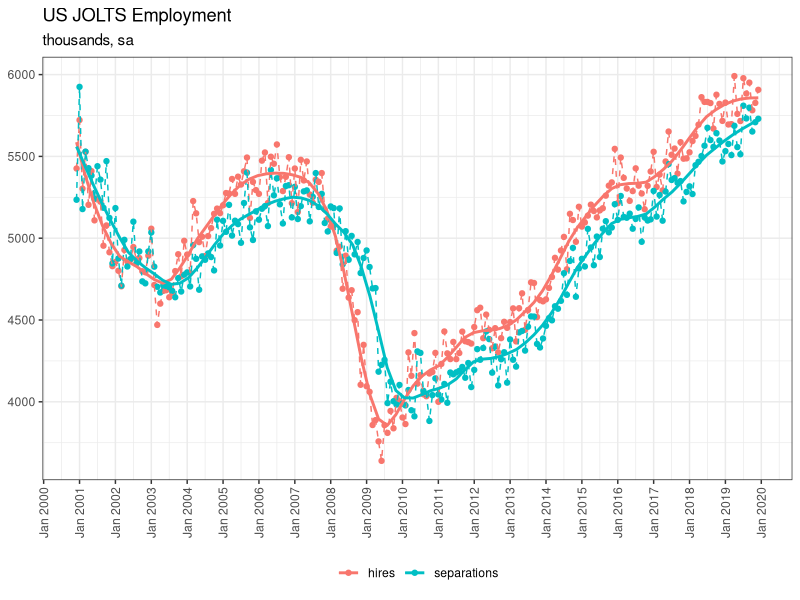
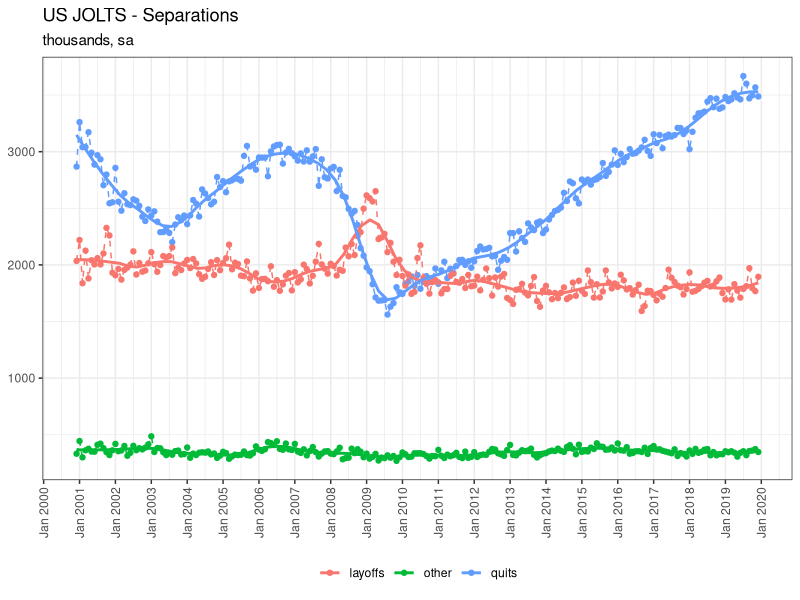
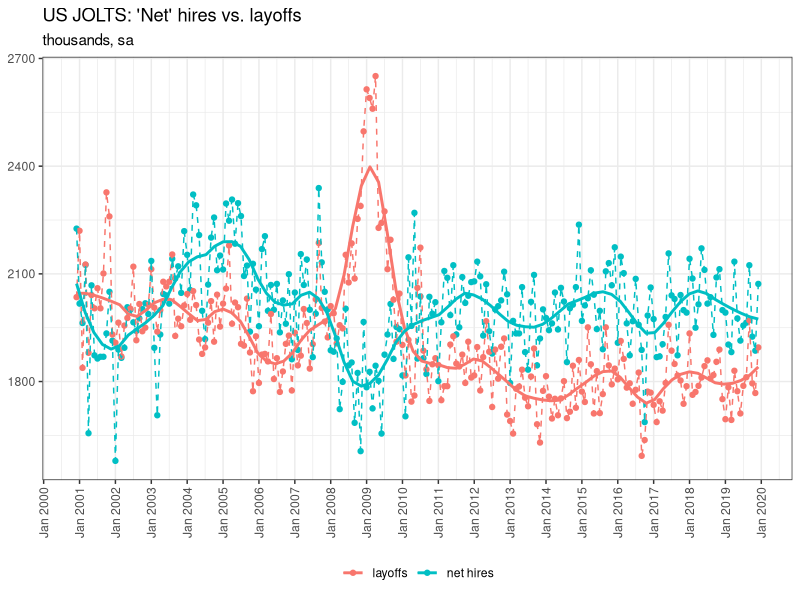
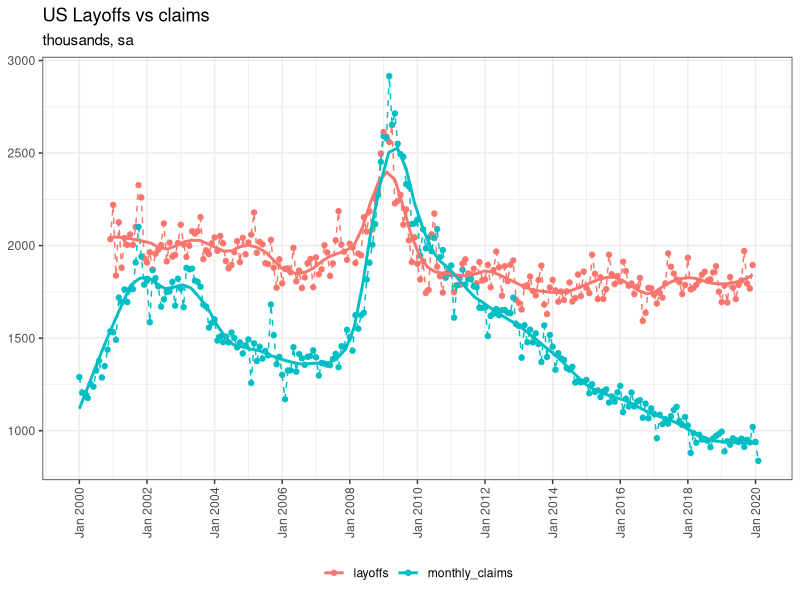
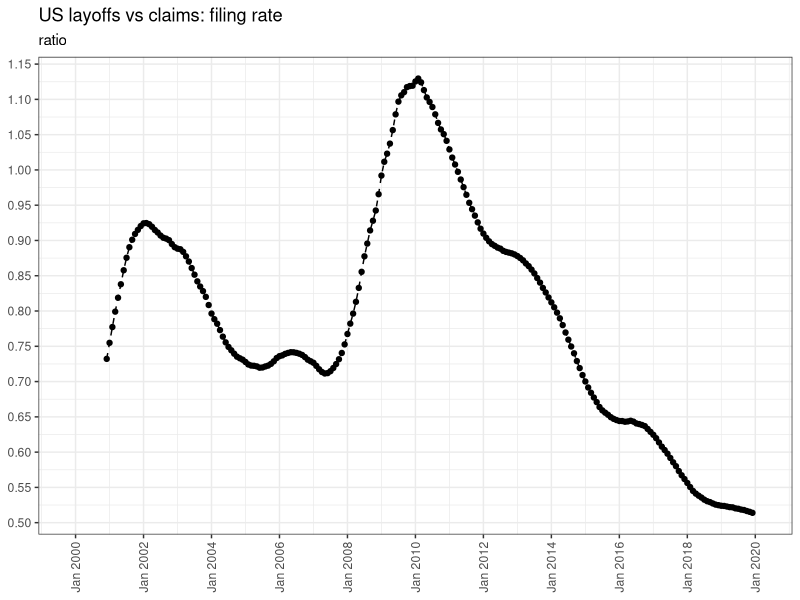
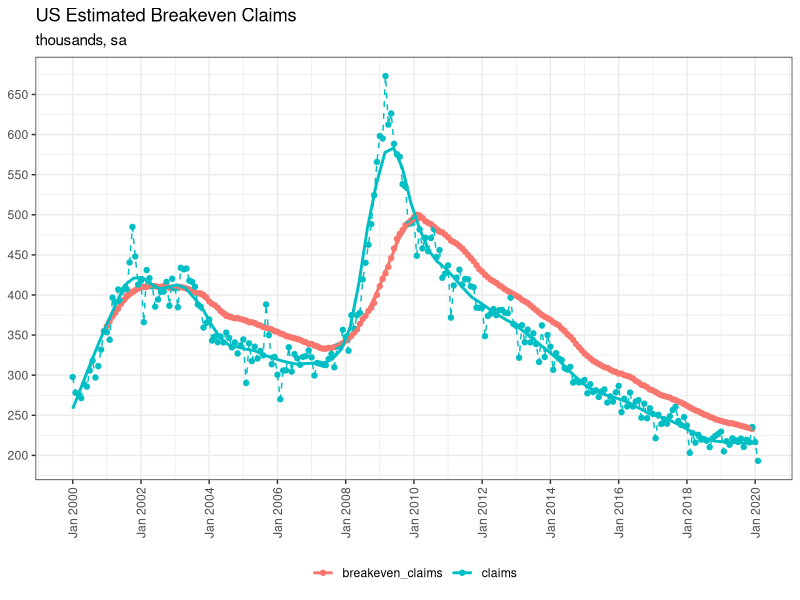

These figures' R source, in order:
## ---- chunk 1
knitr::opts_chunk$set(
  echo = FALSE,
  include = TRUE,
  message = FALSE,
  warning = FALSE,
  dev = "pdf"
  )
## ---- chunk 2
require(tidyverse)

## ---- chunk 3
jolts <- readxl::read_excel(
  "../raw_data/us_jolts_data.xlsx",
  col_types = c("date", "numeric", "numeric", "numeric", "numeric"),
  na = "NA",
  skip = 1
  )
jolts <- transmute(jolts,
          date = zoo::as.yearmon(Code),
          hires = USJBHIREO,
          separations = USJBSEPRO,
          quits = USJBQUITO,
          layoffs = USJBLOFFO,
          other = separations - quits - layoffs) %>% drop_na()

claims <- readxl::read_excel(
  "../raw_data/us_initial_claims.xlsx",
  col_types = c("date", "numeric"),
  na = "NA", 
  skip = 1
  )
claims <- transmute(claims,
                    date = as.Date(Code),
                    claims = USUNCLM) %>% drop_na()
claims <- mutate(claims, leadclaim = lead(claims))


end_date <- claims$date[nrow(claims)]
lubridate::day(end_date) <- lubridate::days_in_month(end_date)

date_range <- seq(claims$date[1], end_date, by = "1 day" )
dailyclaims <- tibble(date = date_range)

monthly_claims <- left_join(dailyclaims, claims, by = "date") %>% 
  mutate(claims = claims /7, leadclaim = leadclaim / 7) %>% 
  mutate(fill = zoo::na.locf(leadclaim),
         fill = lag(fill),
         ano = lubridate::year(date),
         mes = lubridate::month(date)) %>% 
  group_by(ano, mes) %>%
  summarize(monthly_claims = sum(fill),
            monthly_claims = round(monthly_claims,0)) %>%
  ungroup() %>%
  mutate(date = zoo::as.yearmon(paste(ano, mes, 1, sep = "-"))) %>%
  select(date, monthly_claims)

## ---- chunk 4
pg_theme <- theme_bw() + 
  theme(
    rect = element_rect(fill = "transparent"),
    panel.background = element_rect(fill = "transparent"),
    legend.position = "bottom",
    axis.text.x = element_text(angle = 90, hjust = 1, vjust = 0.5)
  ) 
## ---- chunk 5
jolts %>%
  select(date, hires, separations) %>%
  gather(key, value, -date) %>%
  ggplot(aes(x = date, y = value, color = key)) +
  geom_point() +
  geom_line(linetype = "dashed") + 
  geom_smooth(method = "loess", se=FALSE, span = 0.15, family = "symmetric") +
  zoo::scale_x_yearmon(n=15) +
  labs(title = "US JOLTS Employment",
       subtitle = "thousands, sa",
       x = NULL,
       y = NULL,
       color = NULL) + 
  pg_theme
  
## ---- chunk 6
jolts %>%
  select(date, quits, layoffs, other) %>%
  gather(key, value, -date) %>%
  ggplot(aes(x = date, y = value, color = key)) +
  geom_point() +
  geom_line(linetype = "dashed") + 
  geom_smooth(method = "loess", se=FALSE, span = 0.15, family = "symmetric") +
  zoo::scale_x_yearmon(n=15) +
  labs(title = "US JOLTS - Separations",
       subtitle = "thousands, sa",
       x = NULL,
       y = NULL,
       color = NULL) + 
  pg_theme

## ---- chunk 7
jolts %>%
  mutate(`net hires` = hires - quits - other) %>%
  select(date, `net hires`, layoffs) %>%
  gather(key, value, -date) %>%
  ggplot(aes(x = date, y = value, color = key)) +
  geom_point() +
  geom_line(linetype = "dashed") + 
  geom_smooth(method = "loess", se=FALSE, span = 0.15, family = "symmetric") +
  zoo::scale_x_yearmon(n=15) +
  labs(title = "US JOLTS: 'Net' hires vs. layoffs",
       subtitle = "thousands, sa",
       x = NULL,
       y = NULL,
       color = NULL) + 
  pg_theme
## ---- chunk 8
jolts <- full_join(jolts, monthly_claims, by = "date")
jolts <- arrange(jolts, date)

jolts %>%
  select(date, layoffs, monthly_claims) %>%
  gather(key, value, -date) %>%
  ggplot(aes(x = date, y = value, color = key)) +
  geom_point() +
  geom_line(linetype = "dashed") + 
  geom_smooth(method = "loess", se=FALSE, span = 0.15, family = "symmetric") +
  zoo::scale_x_yearmon(n=15) +
  labs(title = "US Layoffs vs claims",
       subtitle = "thousands, sa",
       x = NULL,
       y = NULL,
       color = NULL) + 
  pg_theme
## ---- chunk 9
layoff_t <- fitted(loess(layoffs~as.numeric(date),
                         data = jolts,
                         na.action = "na.exclude",
                         span = 0.15,
                         family = "symmetric")
                   )
monthly_claims_t <- fitted(loess(monthly_claims~as.numeric(date),
                         data = jolts,
                         na.action = "na.exclude",
                         span = 0.15,
                         family = "symmetric")
                   )

  
jolts <- add_column(jolts,
           layoff_t=round(layoff_t,0),
           monthly_claims_t = round(monthly_claims_t,0)) %>%
  mutate(filing_rate = monthly_claims_t / layoff_t)

jolts %>%
  select(date, filing_rate) %>%
  ggplot(aes(x = date, y = filing_rate)) +
  geom_point() +
  geom_line(linetype = "dashed") + 
  zoo::scale_x_yearmon(n=15) +
  scale_y_continuous(breaks = seq(0.5,1.2,0.05)) +
  labs(title = "US layoffs vs claims: filing rate",
       subtitle = "ratio",
       x = NULL,
       y = NULL,
       color = NULL) + 
  pg_theme
  
## ---- chunk 10
net_hiring_t <- fitted(loess(hires-quits-other~as.numeric(date),
                         data = jolts,
                         na.action = "na.exclude",
                         span = 0.15,
                         family = "symmetric")
                   )
jolts <- add_column(jolts,
           net_hiring_t=round(net_hiring_t,0)
           ) %>%
  mutate(breakeven_claims = round(net_hiring_t * filing_rate * 0.23077,0))



last_breakeven <- jolts$breakeven_claims[!is.na(jolts$breakeven_claims)]
last_breakeven <- last_breakeven[length(last_breakeven)]


last_claims <- jolts$monthly_claims[!is.na(jolts$monthly_claims)]
tt <- length(last_claims)
last_claims_value <- round(last_claims[(tt-1):tt] * 0.23077,0)
last_claims_date <- jolts$date[tt:(tt+1)] # primeira linha é NA

## ---- chunk 11
jolts %>%
  select(date, monthly_claims, breakeven_claims) %>%
  mutate(claims = monthly_claims * 0.23077) %>%
  select(-monthly_claims) %>%
  gather(key, value, -date) %>%
  ggplot(aes(x = date, y = value, color = key)) +
  geom_point() +
  geom_line(linetype = "dashed") + 
  geom_smooth(method = "loess", se=FALSE, span = 0.15, family = "symmetric") +
  zoo::scale_x_yearmon(n=15) +
  scale_y_continuous(breaks = seq(200,700,50)) + 
  labs(title = "US Estimated Breakeven Claims",
       subtitle = "thousands, sa",
       x = NULL,
       y = NULL,
       color = NULL) + 
  pg_theme

